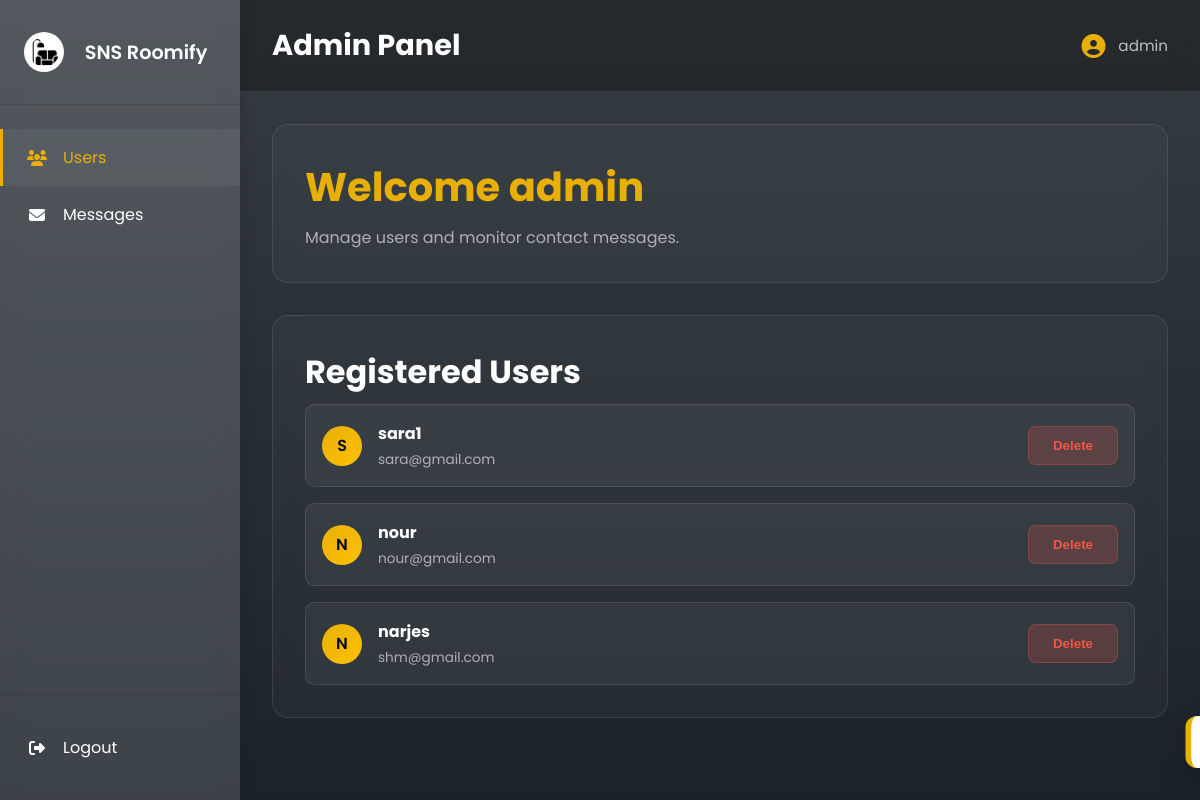
The page /admin-users (signed in) on the database as committed earlier.
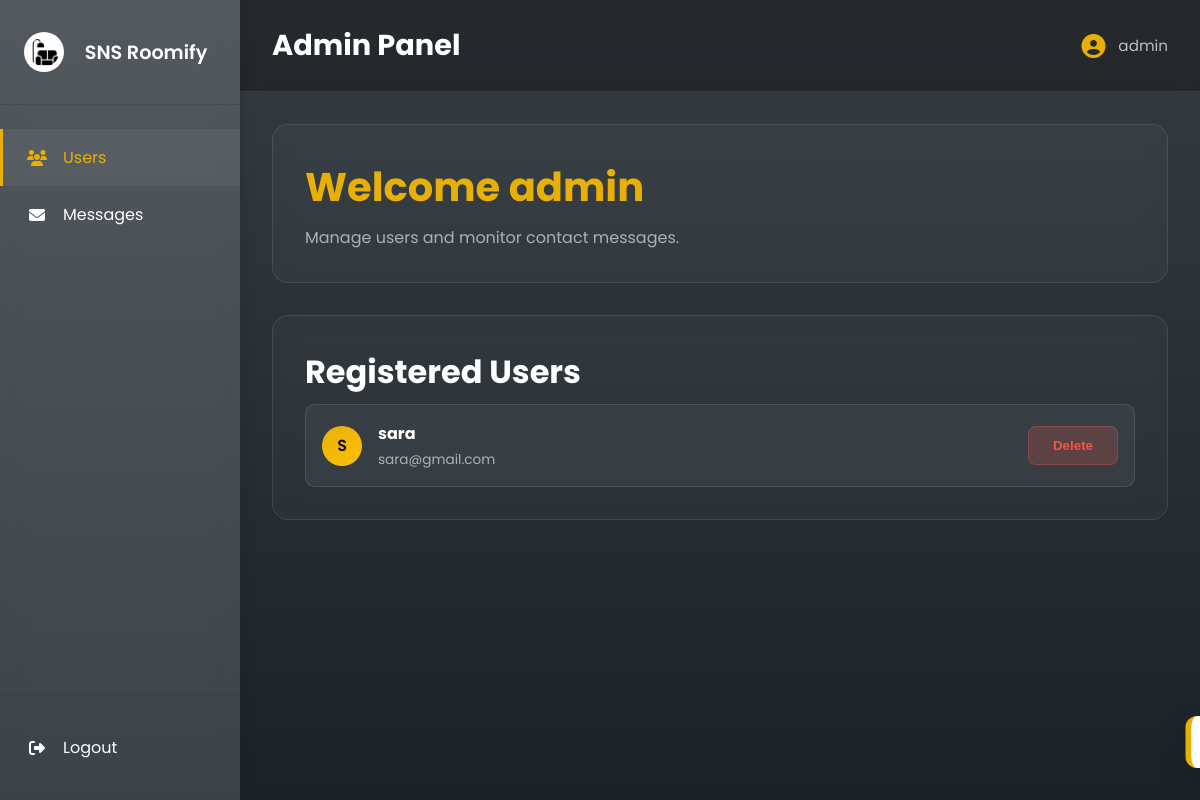
The same page on the database as committed later.
### app.py (models this page shows)
class User(db.Model, UserMixin):
    id = db.Column(db.Integer, primary_key=True)
    username = db.Column(db.String(100), nullable=False)
    email = db.Column(db.String(120), unique=True, nullable=False)
    password = db.Column(db.String(100), nullable=False)
    phone = db.Column(db.String(20), nullable=False)
    is_admin = db.Column(db.Integer, default=0, nullable=False)

### app.py (the view)
@app.route("/admin-dashboard")
@app.route("/admin-users")
@login_required
def admin_dashboard():
    users = User.query.filter(User.is_admin != 1).all()
    return render_template(
        "admin_dashboard.html",
        user=current_user,
        users=users,
        active_page="admin_users",
    )

### app.py (called while the page is built)
@login_manager.user_loader
def load_user(user_id):
    return User.query.get(int(user_id))

### templates/admin_dashboard.html (shortened to what this page needs)
{% extends 'base_dashboard.html' %}
{% block extra_css %}
<link rel="stylesheet" href="{{ url_for('static', filename='css/admin_panel.css') }}">
{% endblock %}
{% block page_heading %}Admin Panel{% endblock %}
{% block content %}
<section class="welcome-box">
    <h1>Welcome {{ user.username }}</h1>
    <p>Manage users and monitor contact messages.</p>
</section>
<section class="panel-section">
    <h2>Registered Users</h2>
    <div class="users-container">
        {% for user in users %}
        <div class="user-row">
            <div class="user-avatar">
                {{ user.username[0].upper() }}
            </div>
            <div class="user-info">
                <h3>{{ user.username }}</h3>
                <p>{{ user.email }}</p>
            </div>
            {% if user.is_admin != 1 %}
            <button type="button" class="delete-btn" onclick="confirmDeleteUser('/delete-user/{{ user.id }}', '{{ user.username }}')">Delete</button>
            {% endif %}
        </div>
        {% endfor %}
    </div>
</section>
{% endblock %}
{% block modals %}
{% from 'components/modal.html' import confirm_modal %}
{% endblock %}

### templates/base_dashboard.html (shortened to what this page needs)
<!DOCTYPE html>
<html lang="en">
<head>
    <link rel="stylesheet" href="https://cdnjs.cloudflare.com/ajax/libs/font-awesome/6.4.0/css/all.min.css">
    {% block extra_css %}{% endblock %}
</head>
<body>
    <div class="container">
        {% include 'components/sidebar.html' %}
        <main class="main-content">
            <div class="top-bar">
                <h1>{% block page_heading %}Dashboard{% endblock %}</h1>
                <div class="user-menu">
                    <i class="fas fa-user-circle"></i>
                    <span>{% block user_name %}{{ user.username }}{% endblock %}</span>
                </div>
            </div>
            <div class="page-content">
                {% block content %}{% endblock %}
            </div>
        </main>
    </div>
    <div id="toast" class="toast">
    </div>
</body>
</html>

### templates/components/sidebar.html (shortened to what this page needs)
<aside class="sidebar">
  <div class="sidebar-header">
    <div class="logo">
      <img src="{{ url_for('static', filename='images/logo.png') }}" alt="SNS Roomify Logo" style="width: 40px; height: 40px; margin-right: 0.5rem;" />
      <span>SNS Roomify</span>
    </div>
  </div>
  <nav class="sidebar-nav">
    {% if session.get('is_admin') == 1 %}
      <a href="/admin-users" class="nav-item {% if active_page == 'admin_users' %}active{% endif %}">
        <i class="fas fa-users"></i>
        <span>Users</span>
      </a>
      <a href="/admin-contact-messages" class="nav-item {% if active_page == 'admin_contact_messages' %}active{% endif %}">
        <i class="fas fa-envelope"></i>
        <span>Messages</span>
      </a>
    {% endif %}
  </nav>
  <div class="sidebar-footer">
    <a href="/logout" class="nav-item logout">
      <i class="fas fa-sign-out-alt"></i>
      <span>Logout</span>
    </a>
  </div>
</aside>

### static/css/admin_panel.css (style rules this page uses)
.users-container { display: flex; flex-direction: column; gap: 1rem; }
.user-row { display: flex; align-items: center; gap: 1rem; padding: 1rem; border-radius: 0.6rem; background: rgba(255, 255, 255, 0.05); border: 1px solid rgba(255, 255, 255, 0.1); transition: all 0.2s; }
.user-avatar { width: 2.5rem; height: 2.5rem; border-radius: 50%; background: linear-gradient(135deg, var(--color-primary) 0%, #ffc107 100%); color: var(--color-bg-dark); display: flex; justify-content: center; align-items: center; font-weight: 600; flex-shrink: 0; }
.user-info { flex: 1; min-width: 0; }
.user-info h3 { margin: 0 0 0.25rem 0; font-size: 1rem; color: var(--color-text-light); }
.user-info p { margin: 0; color: rgba(255, 255, 255, 0.6); font-size: 0.85rem; }

### static/css/dashboard-layout.css (style rules this page uses)
* { margin: 0; padding: 0; box-sizing: border-box; }
body { font-family: "Poppins", sans-serif; color: var(--color-text-light); background-image: linear-gradient(rgba(2, 11, 18, 0.8), rgba(2, 11, 18, 0.9)), url("/static/images/background-main1.jpg"); background-size: cover; background-position: center; background-attachment: fixed; }
.container { display: flex; height: 100vh; }
.sidebar { width: 240px; background: rgba(255, 255, 255, 0.15); backdrop-filter: blur(10px); background-size: cover; background-position: center; color: white; display: flex; flex-direction: column; box-shadow: 2px 0 15px rgba(0, 0, 0, 0.1); position: fixed; height: 100vh; overflow-y: auto; z-index: 100; }
.sidebar-header { padding: 2rem 1.5rem; border-bottom: 1px solid rgba(0, 0, 0, 0.1); }
.logo { display: flex; align-items: center; gap: 0.8rem; font-size: 1.2rem; font-weight: 600; }
.logo img { width: 30px; height: 30px; object-fit: contain; background: white; border-radius: 50%; padding: 5px; }
.sidebar-nav { flex: 1; padding: 1.5rem 0; }
.nav-item { display: flex; align-items: center; gap: 1rem; padding: 1rem 1.5rem; color: white; text-decoration: none; transition: all 0.3s ease; cursor: pointer; border-left: 3px solid transparent; }
.nav-item.active { background: rgba(255, 255, 255, 0.05); color: var(--color-primary); border-left-color: var(--color-primary); }
.nav-item i { width: 20px; text-align: center; }
.sidebar-footer { padding: 1.5rem 0; border-top: 1px solid rgba(0, 0, 0, 0.1); }
.nav-item.logout { margin: 0; }
.main-content { flex: 1; margin-left: 240px; display: flex; flex-direction: column; background: transparent; overflow-y: auto; }
.top-bar { background: rgba(20, 20, 20, 0.45); padding: 1.5rem 2rem; display: flex; justify-content: space-between; align-items: center; border-bottom: 1px solid rgba(255, 255, 255, 0.1); backdrop-filter: blur(12px); position: sticky; top: 0; z-index: 90; }
.top-bar h1 { font-size: 1.8rem; color: var(--color-text-light); }
.user-menu { display: flex; align-items: center; gap: 0.8rem; color: rgba(255, 255, 255, 0.7); font-size: 0.95rem; }
.user-menu i { font-size: 1.5rem; color: var(--color-primary); }
.page-content { padding: 2rem; flex: 1; }
.panel-section, .welcome-box, .create-section, .saved-section, .profile-section { background: rgba(255, 255, 255, 0.03); border: 1px solid rgba(255, 255, 255, 0.1); border-radius: 1rem; padding: 2rem; margin-bottom: 2rem; backdrop-filter: blur(10px); }
.welcome-box h1 { color: var(--color-primary); font-size: 2.5rem; margin-bottom: 0.5rem; }
.welcome-box p, .panel-section > p { color: rgba(255, 255, 255, 0.6); }
.create-section h2, .saved-section h2, .panel-section h2 { color: var(--color-text-light); font-size: 2rem; margin-bottom: 0.5rem; }
.delete-btn { background: rgba(242, 87, 70, 0.2) !important; color: var(--color-error) !important; border: 1px solid rgba(242, 87, 70, 0.3) !important; padding: 0.7rem 1.5rem; border-radius: 0.5rem; font-weight: 600; cursor: pointer; transition: all 0.2s; }
.toast { position: fixed; bottom: 2rem; right: 2rem; padding: 1rem 1.5rem; border-radius: 12px; background: #ffffff; color: #333333; box-shadow: 0 10px 30px rgba(0, 0, 0, 0.2); z-index: 10000; display: flex; align-items: center; gap: 0.75rem; font-weight: 500; transform: translateX(120%); transition: transform 0.4s cubic-bezier(0.68, -0.55, 0.265, 1.55); border-left: 6px solid var(--color-primary); }

Rows that differ between the two databases and show on the page:
removed User: username "N", username "nour", email "nour@gmail.com"
removed User: username "N", username "narjes", email "shm@gmail.com"
changed User "sara@gmail.com": username "sara1" → "sara"
